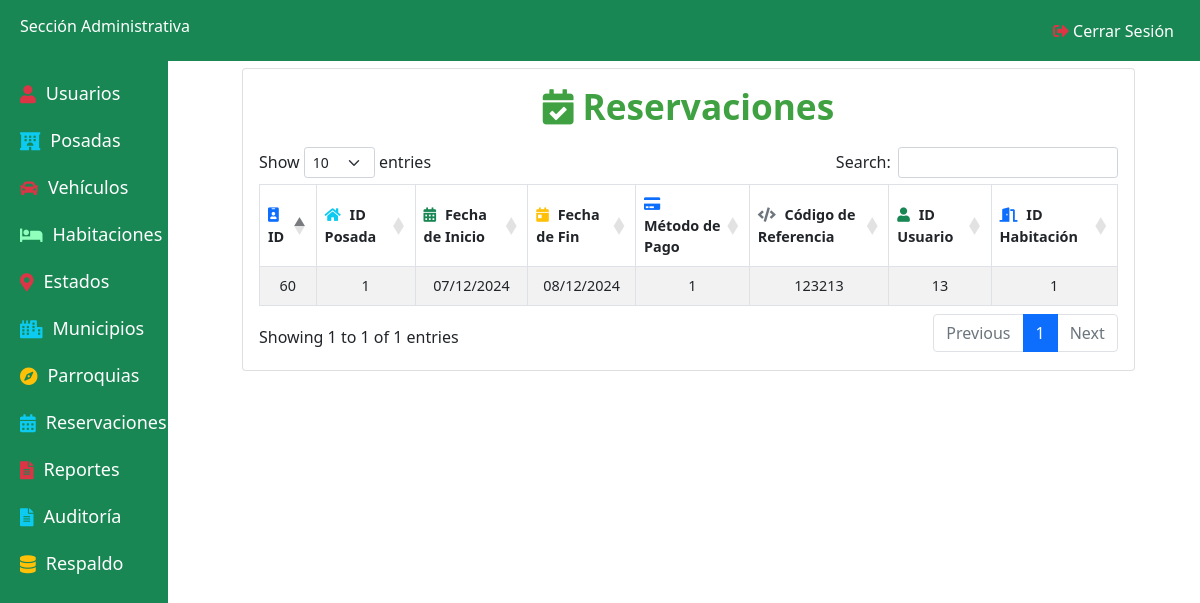
Page /Admin/reservations.php (signed in) on the earlier database version.
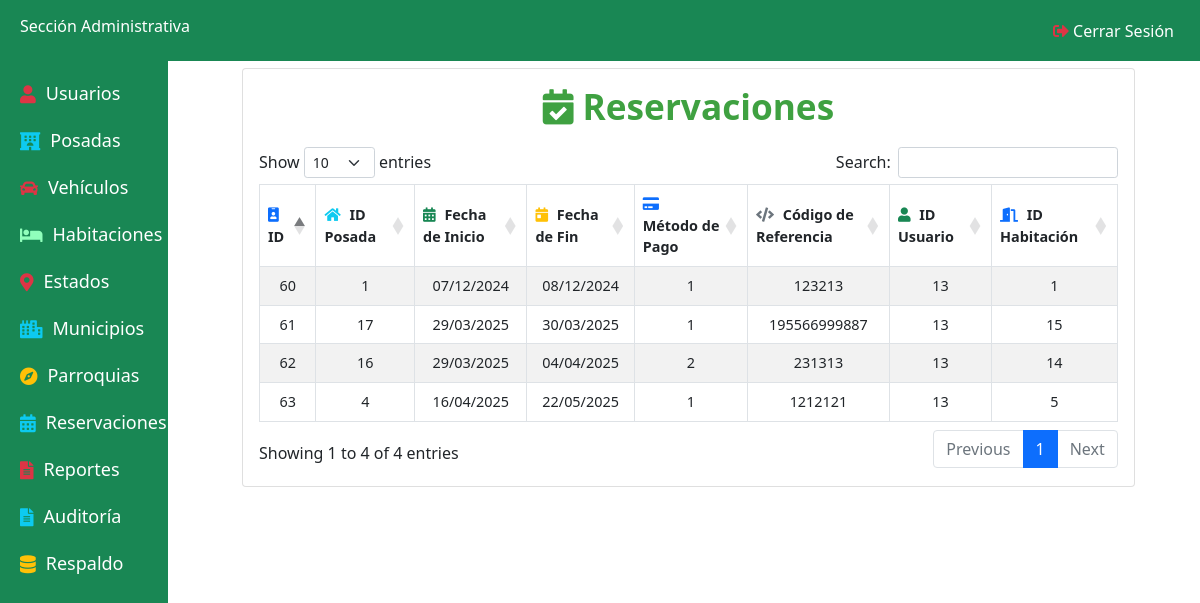
Same page on the later database version.
### tables this page shows
CREATE TABLE `reservations` (
  `id` int(11) NOT NULL,
  `inn_id` int(11) DEFAULT NULL,
  `start_date` date DEFAULT NULL,
  `end_date` date DEFAULT NULL,
  `payment_method_id` int(11) DEFAULT NULL,
  `receipt_path` varchar(255) DEFAULT NULL,
  `codigo_referencia` varchar(255) DEFAULT NULL,
  `status` enum('En Espera','Confirmado','Cancelado') DEFAULT NULL,
  `user_id` int(11) DEFAULT NULL,
  `room_id` int(11) NOT NULL,
  `monto_total` decimal(10,2) DEFAULT NULL
);

### Admin/reservations.php (the view, shortened to what this page needs)
<?php include './Includes/Dashboard.php'; ?>
<!DOCTYPE html>
<html lang="en">
<head>
    <link rel="stylesheet" href="./Assets/CSS/audit_log.css">
    <link rel="stylesheet" href="./Assets/CSS/CRUD.css">
    <link rel="stylesheet" href="https://cdn.datatables.net/1.11.5/css/dataTables.bootstrap5.min.css">
    <link rel="stylesheet" href="https://cdn.jsdelivr.net/npm/bootstrap@5.1.3/dist/css/bootstrap.min.css">
    <link rel="stylesheet" href="https://cdnjs.cloudflare.com/ajax/libs/font-awesome/5.15.4/css/all.min.css">
</head>
<body>
<div class="container mt-5">
    <div class="card">
        <div class="card-body">
            <h2 class="card-title text-center"><i class="fas fa-calendar-check"></i> Reservaciones</h2>
            <div class="table-container">
                <table id="reservationsTable" class="table table-striped table-bordered">
                    <thead>
                        <tr>
                            <th><i class="fas fa-id-badge text-primary"></i> ID</th>
                            <th><i class="fas fa-home text-info"></i> ID Posada</th>
                            <th><i class="fas fa-calendar-alt text-success"></i> Fecha de Inicio</th>
                            <th><i class="fas fa-calendar-day text-warning"></i> Fecha de Fin</th>
                            <th><i class="fas fa-credit-card text-primary"></i> Método de Pago</th>
                            <th><i class="fas fa-code text-secondary"></i> Código de Referencia</th>
                            <th><i class="fas fa-user text-success"></i> ID Usuario</th>
                            <th><i class="fas fa-door-open text-primary"></i> ID Habitación</th>
                        </tr>
                    </thead>
                    <tbody>
                        <?php
                        include '../config/db.php';
                        $sql = "SELECT id, inn_id, start_date, end_date, payment_method_id, receipt_path, codigo_referencia, status, user_id, room_id, monto_total FROM reservations";
                        $result = $conn->query($sql);
                        while ($row = $result->fetch_assoc()) {
                            $formattedStartDate = date("d/m/Y", strtotime($row['start_date']));
                            $formattedEndDate = date("d/m/Y", strtotime($row['end_date']));
                            echo "<tr>
                                    <td>{$row['id']}</td>
                                    <td>{$row['inn_id']}</td>
                                    <td>{$formattedStartDate}</td>
                                    <td>{$formattedEndDate}</td>
                                    <td>{$row['payment_method_id']}</td>
                                    <td>{$row['codigo_referencia']}</td>
                                    <td>{$row['user_id']}</td>
                                    <td>{$row['room_id']}</td>
                                </tr>";
                        }
                        ?>
                    </tbody>
                </table>
            </div>
        </div>
    </div>
</div>
</body>
</html>

### Admin/Includes/Dashboard.php (shortened to what this page needs)
<!DOCTYPE html>
<html lang="en">
<head>
    <link rel="stylesheet" href="https://cdnjs.cloudflare.com/ajax/libs/font-awesome/5.15.4/css/all.min.css">
</head>
<body>
    <div class="header bg-success">
        <div>
        <h2 style="font-size: 16px;">Sección Administrativa</h2>
        </div>
        <a href="./Includes/logout.php">
    <button class="logout-btn">
        <i class="fas fa-sign-out-alt text-danger"></i> Cerrar Sesión
    </button>
        </a>
    </div>
    <div class="sidebar bg-success">
    <a href="./user.php" style="color: white;"><i class="fas fa-user icon text-danger"></i>Usuarios</a>
        <a href="./inn.php" style="color: white;"><i class="fas fa-hotel icon text-info"></i>Posadas</a>
        <a href="./vehicles.php" style="color: white;"><i class="fas fa-car icon text-danger"></i>Vehículos</a>
        <a href="./rooms.php" style="color: white;"><i class="fas fa-bed icon" style="color: #90ffbc;"></i>Habitaciones</a>
        <a href="./states.php" style="color: white;"><i class="fas fa-map-marker-alt icon text-danger"></i> Estados</a>
        <a href="./municipalities.php" style="color: white;"><i class="fas fa-city icon text-info"></i>Municipios</a>
        <a href="./parishes.php" style="color: white;"><i class="fas fa-compass icon text-warning"></i> Parroquias</a>
        <a href="./reservations.php" style="color: white;"><i class="fas fa-calendar-alt icon text-info"></i> Reservaciones</a>
        <a href="./report.php" style="color: white;"><i class="fas fa-file-alt icon text-danger"></i> Reportes</a>
        <a href="./audit_log.php"  style="color: white;"><i class="fas fa-file-alt icon text-info"></i>  Auditoría</a>
        <a href="./admin-backup.php" style="color: white;"><i class="fas fa-database icon text-warning"></i> Respaldo</a>
    </div>
</body>
</html>

### Admin/Assets/CSS/audit_log.css (style rules this page uses)
.card { width: 80%; margin-left: 200px; }
.table { font-size: 0.9rem; }
.table th, .table td { text-align: center; }

### Admin/Assets/CSS/CRUD.css (style rules this page uses)
body, html { height: 100%; margin: 0; display: flex; flex-direction: column; }
.container { padding-top: 20px; padding-left: 15%; padding-right: 15px; }
@media (min-width: 768px) { .container { max-width: 100%; margin-left: auto; margin-right: auto; } }
h2.card-title { font-size: 2.2rem; font-weight: bold; color: #3fa141; text-align: center; margin-bottom: 20px; }
.table th, .table td { vertical-align: middle; text-align: center; }
.table th { background-color: #f8f9fa; font-weight: bold; }
.table th i { margin-right: 5px; }

### Admin/Includes/Dashboard.php (style rules this page uses)
body { background-color: #f8f9fa; margin-top: 60px; }
.sidebar { position: fixed; top: 50px; left: 0; height: calc(100% - 60px); width: 14%; transition: width 0.3s; overflow-x: hidden; padding-top: 20px; }
.sidebar a { padding: 10px 10px 10px 20px; text-decoration: none; font-size: 18px; color: white; display: flex; align-items: center; transition: 0.3s; }
.icon { padding-right: 10px; }
.header { color: white; padding: 17px 20px; display: flex; justify-content: space-between; align-items: center; position: fixed; top: 0; width: 100%; z-index: 1000; }
.logout-btn { background-color: transparent; border: none; color: white; font-size: 16px; cursor: pointer; }

Differences in the rows shown:
added reservations: id "61", inn "17", start_date "29/03/2025", end_date "30/03/2025", payment_method "1", codigo_referencia "195566999887", user "13", room "15"
added reservations: id "62", inn "16", start_date "29/03/2025", end_date "04/04/2025", payment_method "2", codigo_referencia "231313", user "13", room "14"
added reservations: id "63", inn "4", start_date "16/04/2025", end_date "22/05/2025", payment_method "1", codigo_referencia "1212121", user "13", room "5"
Other differences:
text written by a page script: "Show entries Search: Showing 1 to 1 of 1 entries Previous 1 Next" → "Show entries Search: Showing 1 to 4 of 4 entries Previous 1 Next"
